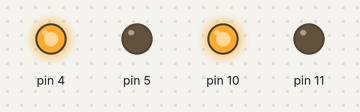
A sketch run on a simulated Arduino Uno, built with avr-gcc and run on an emulated ATmega328P. Shown: output pins drawn as LEDs (lit = HIGH).

Above: at 0.1 s.
Timing chart, 0 to 1.6 s (numbered marks = the images above):
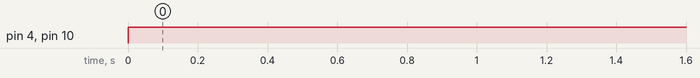

The sketch:

1motor.cpp.ino
```cpp
void setup()
{
  pinMode(10, OUTPUT);
  pinMode(11, OUTPUT);
  pinMode(5, OUTPUT);
  pinMode(4, OUTPUT);
}

void loop()
{
  //motor 1
  digitalWrite(10, HIGH);
  digitalWrite(11, LOW);

  //motor 2
  digitalWrite(5, LOW);
  digitalWrite(4, HIGH);
}
```

Measured:
- by itself, pin 4, pin 10: LOW → HIGH at 0.00 s
